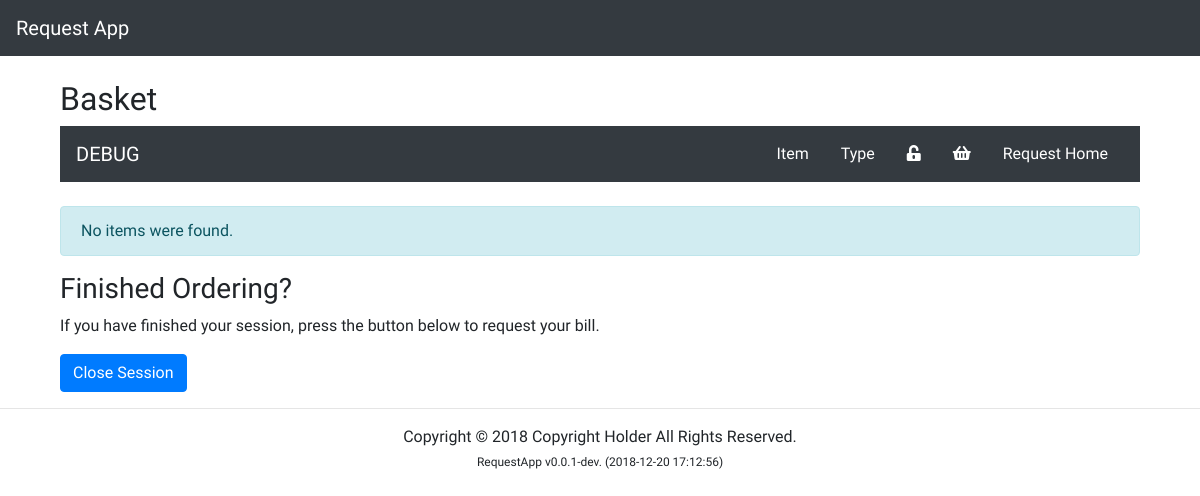
The page /request/basket.php on the database as committed earlier.
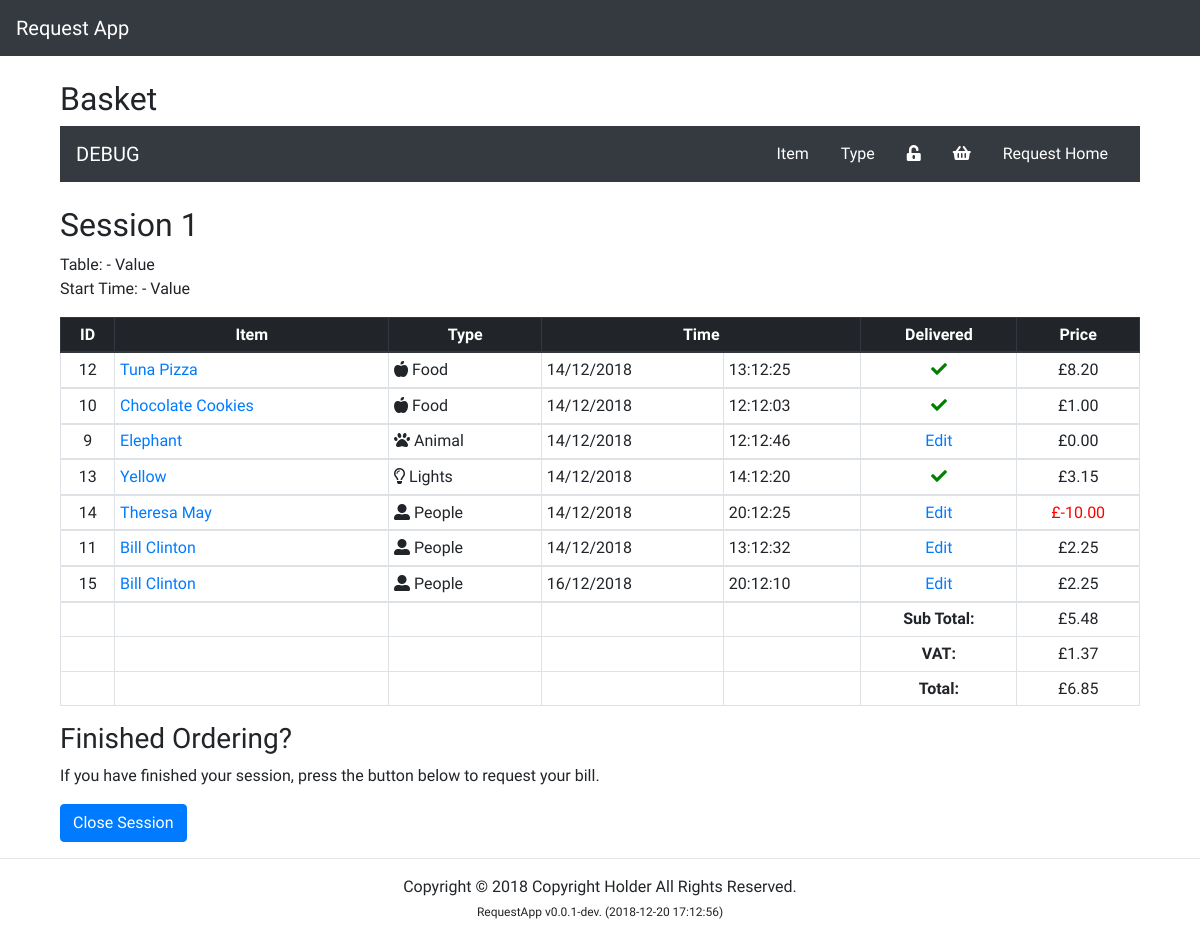
The same page on the database as committed later.
### tables this page shows
CREATE TABLE `transaction_log` (
  `trans_id` int(11) NOT NULL COMMENT 'Transaction ID',
  `trans_session_id` int(11) DEFAULT NULL COMMENT 'Transaction Session ID',
  `trans_item_id` int(11) DEFAULT NULL COMMENT 'Transaction Item ID',
  `trans_type_id` int(11) DEFAULT NULL COMMENT 'Transaction Type ID',
  `trans_time` datetime DEFAULT CURRENT_TIMESTAMP COMMENT 'Transaction Time',
  `trans_delivered` tinyint(1) DEFAULT '0' COMMENT 'Has the item been delivered to the customer?'
);

CREATE TABLE `items` (
  `item_id` int(11) NOT NULL COMMENT 'ID of the Item',
  `item_name` varchar(50) DEFAULT NULL COMMENT 'Name of the Item',
  `item_type` varchar(50) DEFAULT NULL COMMENT 'Type of the Item',
  `item_image` varchar(50) DEFAULT NULL COMMENT 'Item Image Path',
  `item_active` tinyint(1) NOT NULL DEFAULT '1' COMMENT 'Wether the item is active or not.',
  `item_notes` text COMMENT 'Item Notes',
  `item_price` decimal(10,2) DEFAULT '0.00' COMMENT 'Item Price',
  `item_schema` int(11) DEFAULT NULL COMMENT 'Item field schema',
  `item_f1` varchar(255) DEFAULT NULL COMMENT 'Field 1',
  `item_f2` varchar(255) DEFAULT NULL COMMENT 'Field 2',
  `item_f3` varchar(255) DEFAULT NULL COMMENT 'Field 3'
);

CREATE TABLE `types` (
  `type_id` int(11) NOT NULL COMMENT 'The ID of the Type',
  `type_name` varchar(50) NOT NULL COMMENT 'The Name of the Type',
  `type_icon` varchar(250) DEFAULT NULL COMMENT 'Icon of the type'
);

### config/db_config.php (called while the page is built, shortened)
<?php
$environment = LOCAL;
$sessionID = 1;
$darkMode = 0;
$VAT = 0.20;
$currencySymb = "£";
?>

### lib/functions.php (called while the page is built, shortened)
<?php
class ApplicationVersion
{
	public static function get()
	{
		$commitHash = trim(exec('git log --pretty="%h" -n1 HEAD'));
		$commitDate = new \DateTime(trim(exec('git log -n1 --pretty=%ci HEAD')));
		$commitDate->setTimezone(new \DateTimeZone('UTC'));
		return sprintf('v%s.%s.%s-dev.%s (%s)', self::MAJOR, self::MINOR, self::PATCH, $commitHash, $commitDate->format('Y-m-d H:m:s'));
	}
}
function countPriceTotals($link, $sessionID) {
	$activesql = "SELECT SUM(item_price) FROM transaction_log
	INNER JOIN items ON transaction_log.trans_item_id=items.item_id
	WHERE trans_session_id = '$sessionID'";
	$result = mysqli_query($link, $activesql);
	$row = mysqli_fetch_array($result);
	return $row[0];
}
function calVAT($priceTotal, $VAT) {
	$vatPrice = $priceTotal * $VAT;
	return $vatPrice;
}
?>

### request/basket.php (the view, shortened to what this page needs)
<?php require_once($_SERVER["DOCUMENT_ROOT"] . "/RequestApp/partials/_header.php");?>
<body>
<div class="container">
  <br>
  <div class="col-md-12">
    <h2>Basket</h2>
    <?php require_once($_SERVER["DOCUMENT_ROOT"] . "/RequestApp/partials/_nav.php");?>
    <br>
    <?php
    $activesql = "SELECT * FROM transaction_log
    INNER JOIN items ON transaction_log.trans_item_id=items.item_id
    INNER JOIN types ON transaction_log.trans_type_id=types.type_id
    WHERE trans_session_id = '$sessionID'
    ORDER BY item_type, item_name DESC";
    $priceTotal = countPriceTotals($link, $sessionID);
    $vatPrice = calVAT($priceTotal, $VAT);
    if ($result = mysqli_query($link, $activesql)) {
        if (mysqli_num_rows($result) > 0) {
    ?>
    <h2>Session <?php echo $sessionID ?></h2>
    <p>
      <span>Table: </span> - <span>Value</span>
      <br>
      <span>Start Time: </span> - <span>Value</span>
    </p>
    <table id='resultTable' class='table table-sm table-bordered'>
      <thead class="thead-dark">
        <tr>
          <th class='text-center'>ID</th>
          <th class='text-center'>Item</th>
          <th class='text-center'>Type</th>
          <th class='text-center' colspan='2'>Time</th>
          <th class='text-center'>Delivered</th>
          <th class='text-center'>Price</th>
        </tr>
      </thead>
      <?php
          while ($row = mysqli_fetch_array($result)) {
            $transID = $row['trans_id'];
            $transItem = $row['item_name'];
            $itemPrice= $row['item_price'];
            $transType = $row['type_name'];
            $transTypeIcon = $row['type_icon'];
            $transTime = $row['trans_time'];
            $transDelivered = $row['trans_delivered'];
              echo "<tbody>";
                echo "<tr>";
                  echo "<td class='text-center'>" . $transID . "</td>";
                  echo "<td><a href=''>" . $transItem . "</a></td>";
                  echo "<td>" . $transTypeIcon . " " . $transType . "</td>";
                  echo "<td>" . date("d/m/Y", strtotime($transTime)) . "</td>";
                  echo "<td>" . date("H:m:s", strtotime($transTime)) . "</td>";
                  if ($transDelivered != 0 || $transDelivered != 1) {
                    if ($transDelivered == 1) {
                      echo "<td class='text-center text-green'><i class='fas fa-check'></i></td>";
                    } else if ($transDelivered == 0) {
                      echo "<td class='text-center'><a href='#'>Edit</a></td>";
                    }
                  } else {
                    echo "<td class='text-center text-red'>Error</td>";
                  }
                  if ($itemPrice < 0.00) {
                    echo "<td class='text-center text-red'>" . $currencySymb . $itemPrice . "</td>";
                  } else {
                    echo "<td class='text-center'>" . $currencySymb . $itemPrice . "</td>";
                  }
                echo "</tr>";
              echo "</tbody>";
          }
              echo "<tfooter>";
                echo "<tr>";
                  echo "<td></td>";
                  echo "<td></td>";
                  echo "<td></td>";
                  echo "<td></td>";
                  echo "<td></td>";
                  echo "<td class='text-center'><strong>Sub Total:</strong></td>";
                  echo "<td class='text-center'>" . $currencySymb . ($priceTotal - $vatPrice) . "</td>";
                echo "</tr>";
                echo "<tr>";
                  echo "<td></td>";
                  echo "<td></td>";
                  echo "<td></td>";
                  echo "<td></td>";
                  echo "<td></td>";
                  echo "<td class='text-center'><strong>VAT:</strong></td>";
                  echo "<td class='text-center'>" . $currencySymb . $vatPrice . "</td>";
                echo "</tr>";
                echo "<tr>";
                  echo "<td></td>";
                  echo "<td></td>";
                  echo "<td></td>";
                  echo "<td></td>";
                  echo "<td></td>";
                  echo "<td class='text-center'><strong>Total:</strong></td>";
                  echo "<td class='text-center'>" . $currencySymb . $priceTotal . "</td>";
                echo "</tr>";
              echo "</tfooter>";
            echo "</table>";
        } else {
            echo "<p class='alert alert-info'>No items were found.</p>";
        }
    } else {
        SQLError($link);
    } ?>
    <h3>Finished Ordering?</h3>
    <p>If you have finished your session, press the button below to request your bill.</p>
    <form class="" action="#" method="post">
      <button class='btn btn-primary' type="submit" name="closeSession">Close Session</button>
    </form>
  </div>
</div>
</body>
<?php require_once($_SERVER["DOCUMENT_ROOT"] . "/RequestApp/partials/_footer.php");?>

### partials/_header.php (shortened to what this page needs)
<!DOCTYPE html>
<html lang="en" dir="ltr">
  <head>
    <?php
    if (file_exists($_SERVER["DOCUMENT_ROOT"] . "/RequestApp/config/db_config.php")) {
      require_once($_SERVER["DOCUMENT_ROOT"] . "/RequestApp/config/db_config.php");
    } else {
      die('FATAL: Config file is missing.');
    }
    if (file_exists($_SERVER["DOCUMENT_ROOT"] . "/RequestApp/lib/functions.php")) {
      require_once($_SERVER["DOCUMENT_ROOT"] . "/RequestApp/lib/functions.php");;
    } else {
      die('FATAL: Functions file is missing.');
    }
    ?>
    <?php
    if (true) {
      if ($darkMode == 0 || $darkMode == 1) {
        if ($darkMode == 1) {
          echo "<link rel='stylesheet' href='" . $environment . "css/darkmode.min.css'>";
        } else {
          echo "<link rel='stylesheet' href='" . $environment . "css/lightmode.css'>";
        }
      } else {
        die('FATAL: Incorrect Theme Value');
      }
    }
    ?>
    <link rel="stylesheet" href="https://use.fontawesome.com/releases/v5.3.1/css/all.css">
    <link rel="stylesheet" href="<?php echo $environment; ?>css/master.css">
  </head>
  <nav class="navbar navbar-dark bg-dark">
    <a class="navbar-brand" href="<?php echo $environment; ?>index.php">Request App</a>
  </nav>

### partials/_nav.php
<?php
if ($darkMode == 1) {
  echo "<nav id='debugNav' class='navbar navbar-light bg-light'>";
} else {
  echo "<nav id='debugNav' class='navbar navbar-dark bg-dark'>";
}
?>
  <a class='navbar-brand' href='#'>DEBUG</a>
  <ul class='nav'>
    <li class='nav-item'>
      <a class='nav-link' href='<?php echo $environment; ?>crud/index.php'>Item</a>
    </li>
    <li class='nav-item'>
      <a class='nav-link' href='<?php echo $environment; ?>crud/type_crud.php'>Type</a>
    </li>
    <li class='nav-item'>
      <a class='nav-link' href='<?php echo $environment; ?>config/admin.php'><i class='fas fa-unlock-alt'></i></a>
    </li>
    <li class='nav-item'>
      <a class='nav-link' href='<?php echo $environment; ?>request/basket.php'><i class='fas fa-shopping-basket'></i></a>
    </li>
    <li class='nav-item'>
      <a class='nav-link' href='<?php echo $environment; ?>request/request.php'>Request Home</a>
    </li>
  </ul>
</nav>

### partials/_footer.php
<footer>
  <hr>
  <p class='text-center'>Copyright &copy; 2018 Copyright Holder All Rights Reserved. <br>
    <span id='footerVersionNumber' class='text-center'><?php echo 'RequestApp ' . ApplicationVersion::get(); ?></span>
  </p>
</footer>
</html>

### css/master.css (style rules this page uses)
* { font-family: 'KoHo', sans-serif; }
a.nav-link { color: white; }
.text-red { color: red; }
.text-green { color: green; }
#footerVersionNumber { font-size: 12px; }

Rows that differ between the two databases and show on the page:
added transaction_log: trans_id "12", items.item_name "Tuna Pizza", types.type_name "Food", trans_time "14/12/2018", trans_time "13:12:25", trans_delivered 1 (drawn), items.item_price "8.20"
added transaction_log: trans_id "10", items.item_name "Chocolate Cookies", types.type_name "Food", trans_time "14/12/2018", trans_time "12:12:03", trans_delivered 1 (drawn), items.item_price "1.00"
added transaction_log: trans_id "9", items.item_name "Elephant", types.type_name "Animal", trans_time "14/12/2018", trans_time "12:12:46", trans_delivered "Edit", items.item_price "0.00"
added transaction_log: trans_id "13", items.item_name "Yellow", types.type_name "Lights", trans_time "14/12/2018", trans_time "14:12:20", trans_delivered 1 (drawn), items.item_price "3.15"
added transaction_log: trans_id "14", items.item_name "Theresa May", types.type_name "People", trans_time "14/12/2018", trans_time "20:12:25", trans_delivered "Edit", items.item_price "-10.00"
added transaction_log: trans_id "11", items.item_name "Bill Clinton", types.type_name "People", trans_time "14/12/2018", trans_time "13:12:32", trans_delivered "Edit", items.item_price "2.25"
added transaction_log: trans_id "15", items.item_name "Bill Clinton", types.type_name "People", trans_time "16/12/2018", trans_time "20:12:10", trans_delivered "Edit", items.item_price "2.25"
Other text that changed with them:
$sessionID: (not shown) → "1"
$currencySymb: (not shown) → "£"
$priceTotal - $vatPrice: (not shown) → "5.48"
$vatPrice: (not shown) → "1.37"
$priceTotal: (not shown) → "6.85"
text no longer shown: "No items were found."
text now shown: "Session Table: - Value Start Time: - Value ID Item Type Time Delivered Price Sub Total: VAT: Total:"
